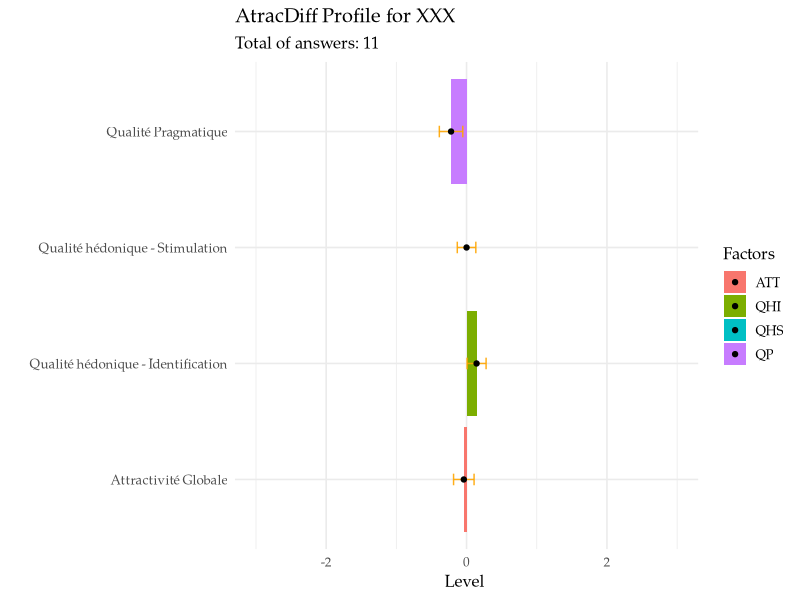
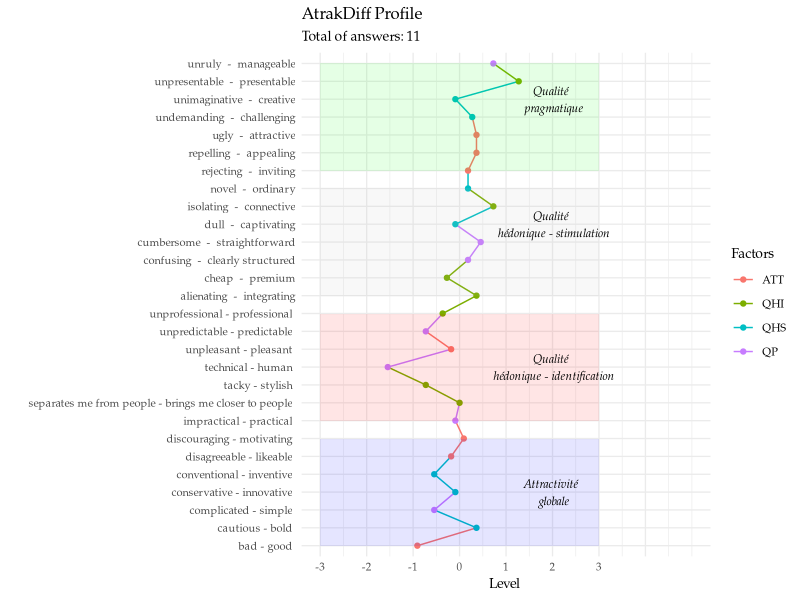
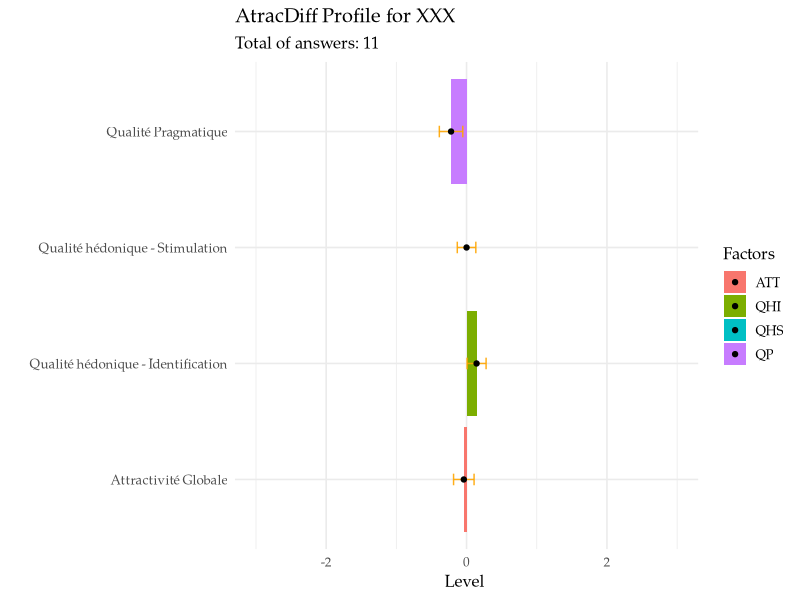

Here is the R script that generated these plots, in order: (Note: this script raises an error after producing the figures.)
##========================================================##
##                                                        ##
##   Network Visualization with R                         ##
##   Reproducible Research ENSGSi, France                 ##
##                                                        ##
##   Fabio CRUZ                                           ##
##   Web: kateto.net | Email: katya@ognyanova.net         ##
##   GitHub: kateto  | Twitter: @Ognyanova                ##
##                                                        ##
##========================================================##



# ================ Purpose of the analysis ================

# Create a reproductible Script that enables the analysis of the AttrakDiff Methodology


# CONTENTS
#   1. Reading the Excel Data
#   2. Treating Excel Data
#   3. Making the Graphic I by Groups
#   4. Plotting two-mode networks


# KEY PACKAGES
## Install those now if you do not have the latest versions. ----
#install.packages("tidyverse")  # Tidyverse approach for Data science
#install.packages("readxl")


## Load the packages ----
library(tidyverse)
library(readxl)  # Read a Excel File
library(here)


#  1. Reading the Excel Data ----

# Identify the onglets
onglets <- excel_sheets("data/Attrakdiff.xlsx")

# Reading all table
data <- read_excel(path = "data/Attrakdiff.xlsx" )

# Reading all table but considering as title the second row
data <- read_excel(path = "data/Attrakdiff.xlsx" , skip = 1)

# Obtaining the names of the columns
names(data)

# Eventually changing a name of the column
col_names <- names(data)
col_names[1] <- c("Participant")
names(data) <- col_names
names(data)


#  2. Treating Excel Data ----

# Pivot_longer() to arrange each
data <-
  data %>% pivot_longer(cols = -Participant,
                              names_to = "Variables",
                              values_to = "Answers")


# Changing the scale of the answers
data <-
  data %>% mutate(
    change_scale =
      case_when(
        Answers == 7  ~ 3,
        Answers == 6  ~ 2,
        Answers == 5  ~ 1,
        Answers == 4  ~ 0,
        Answers == 3  ~ -1,
        Answers == 2  ~ -2,
        Answers == 1  ~ -3,
        TRUE ~ as.numeric(Answers)
      )
  )

View(data)
# Changing the sign of the answers : Approach Explicit
data <-
  data %>% mutate(
    change_scale_orientation =
      case_when(
        Variables %in%
          c("ATT1*", "ATT3*","ATT5*",
            "ATT7*", "QHI2*", "QHI3*", "QHI6*",
            "QHS1*", "QHS3*", "QHS4*", "QP1*",
            "QP2*", "QP3*", "QP5*")  ~ as.numeric(change_scale)*(-1),
        TRUE ~ as.numeric(change_scale)
      )
  )

View(data)

# Changing the sign of the answers : Approach by Character
data <-
  data %>% mutate(
    change_scale_orientation_II =
      case_when(
        str_detect(Variables, "\\*") ~ as.numeric(change_scale)*(-1),
        TRUE ~ as.numeric(change_scale)
      ))

# Doing the Groups of the Dimmensions
data <-
  data %>% mutate(
    Factors =
      case_when(
        str_detect(Variables, "QP") ~ "QP",
        str_detect(Variables, "QP1") ~ "QP",
        str_detect(Variables, "QHS") ~ "QHS",
        str_detect(Variables, "QHI") ~ "QHI",
        str_detect(Variables, "QH1") ~ "QHI",
        str_detect(Variables, "ATT") ~ "ATT",
        TRUE ~ "ATTENTION"
      ))





#  3. Making the Graphic I by Groups ----

graph_1 <-
  data %>%
  group_by(Factors) %>%
  summarise(Moyenne = mean(change_scale_orientation),
            Std = sd(change_scale_orientation),
            se = Std / sqrt(length(change_scale_orientation))
  )

# More Info: # https://www.r-graph-gallery.com/4-barplot-with-error-bar.html

graph_1 %>%
  ggplot() +
  aes(x= Factors, y=Moyenne , fill = Factors ) +
  geom_bar(stat = "identity") +
  geom_errorbar( aes(x=Factors, ymin=Moyenne-se,
                     ymax=Moyenne+se),
                 width=0.1, colour="orange", alpha=0.9, size=0.5) +
  geom_point() +
  coord_flip() +
  scale_x_discrete(breaks=c("ATT","QHI","QHS","QP"),
                   labels=c("Attractivité Globale",
                            "Qualité hédonique - Identification",
                            "Qualité hédonique - Stimulation",
                            "Qualité Pragmatique")) +
  scale_y_continuous(limits = c(-3,3)) +
  labs(x = "",
       y = "Level ",
       title = "AtracDiff Profile for XXX",
       subtitle = paste("Total of answers:" , max(data$Participant))
       )+
  theme_minimal(base_size = 12, base_family = "Palatino")


# Saving the File
ggsave("Results/Graph-1.jpg", width = 5, height = 8, dpi="print" )


#  4. Graphic 2 ----

# Reading only first row for the titles
titles <- read_excel(path = "data/Attrakdiff.xlsx") %>% slice(1)
#View(titles)

# We need to change into long format to be able to work with the titles
titles <-
  titles %>% select(-1) %>%
  pivot_longer(cols = everything(), names_to = "Label Incorrect", values_to = "Variables") %>%
  separate(col = "Label Incorrect", into = c("Left", "Right"), sep = "-")


#titles$Left <- gsub(" ", "", titles$Left)
#titles$Right <- gsub(" ", "", titles$Left)


# Changing the Label to the correct format
titles <-
  titles %>%
  mutate(
    Correct_label =
      case_when(
        str_detect(Variables, "\\*") ~ paste(Right, Left, sep = " - "),
        TRUE ~ paste(Left, Right,  sep = " - ")
      ))


# Joinning the Data with the correct Titles
data <-
  data %>%
  left_join(titles %>% select(Variables, Correct_label),
            by = "Variables")

# Calculating the mean value by each Variables
TableII <-
  data %>%
  group_by(Variables) %>%
  summarise(Media = mean(change_scale_orientation))


# Selecting only the data that I have interests
Graphic_2 <-
  TableII %>%
  left_join( data %>% select(Variables, Factors, Correct_label) %>% unique(),
             by = "Variables"
             ) %>%
  select(Factors, Variables, Media, Correct_label) %>%
  arrange(Factors, Variables)
#mutate(label = factor(label, labels = test$label ))  # ordering factors


# Making the Graphic
Graphic_2 %>%
  ggplot(aes(x= Correct_label, y= Media, color = Factors , group=1 )) + #
  #geom_point() +
  geom_line() +
  geom_point() +
  ggplot2::annotate("rect", xmin=c(1,8,15,22), xmax=c(7,14,21,28),
                    ymin=rep(-3,4), ymax=rep(3, 4),
                    alpha = .1 , fill = c("blue", "red", "grey","green")) +
  coord_flip(xlim = NULL, ylim = c(-3,5)) +
  scale_y_continuous(breaks=c(-3:4),
                     labels=c(-3:3, " ")) +
  ggplot2::annotate("text",
                    y = c(2, 2, 2, 2),
                    x = c(4, 11, 19, 26),
                    label = c("Attractivité \n globale",
                              "Qualité \n hédonique - identification",
                              "Qualité \n hédonique - stimulation",
                              "Qualité \n pragmatique"),
                    family = "Palatino", fontface = 3, size=3) +
  theme_minimal(base_size = 10, base_family = "Palatino") +
  labs(x = "",
       y = "Level ",
       title = "AtrakDiff Profile",
       subtitle = paste("Total of answers:" , max(data$Participant) ) ) +
  theme(
    legend.position = "right",
    panel.border = element_blank(),
    panel.spacing = unit(0.1, "lines"),
    strip.text.x = element_text(size = 18, family = "Palatino")
  )

# Order Factors
# as.factor(test$label) %>% levels(test$label)
Graphic_2$Correct_label <- factor(Graphic_2$Correct_label, levels = Graphic_2$Correct_label)




# Final Graphic


QH <-
  data %>%
  filter(Factors == "QHI" | Factors == "QHS") %>%
  summarise(QH = mean(change_scale_orientation),
            QH_sd = t.test(change_scale_orientation)
            )
t.test(QH$change_scale_orientation)

QP <-
  data %>%
  filter(Factors == "QP") %>%
  summarise(QP = mean(change_scale_orientation))


Graphic_3 <- tibble(QH, QP )
Graphic_3 %>%
  ggplot() +
  aes(x=QP, y=QH) +
  geom_point()+
  ylim(-3,3)+ xlim(-3,3) +
  theme_minimal(base_size = 10, base_family = "Palatino") +
  geom_hline(yintercept=c(-1,1))+
  geom_vline(xintercept=c(-1,1)) +
  ggplot2::annotate("rect", xmin=c(-1), xmax=c(1),
                    ymin=c(-1), ymax=c(1),
                    alpha = .1 , fill = c("blue")) +
  ggplot2::annotate("text",
                    y = c(0.5),
                    x = c(0),
                    label = c("Neutre"),
                    family = "Palatino", fontface = 3, size=4)



as.factor(data$Factors) %>% levels()

